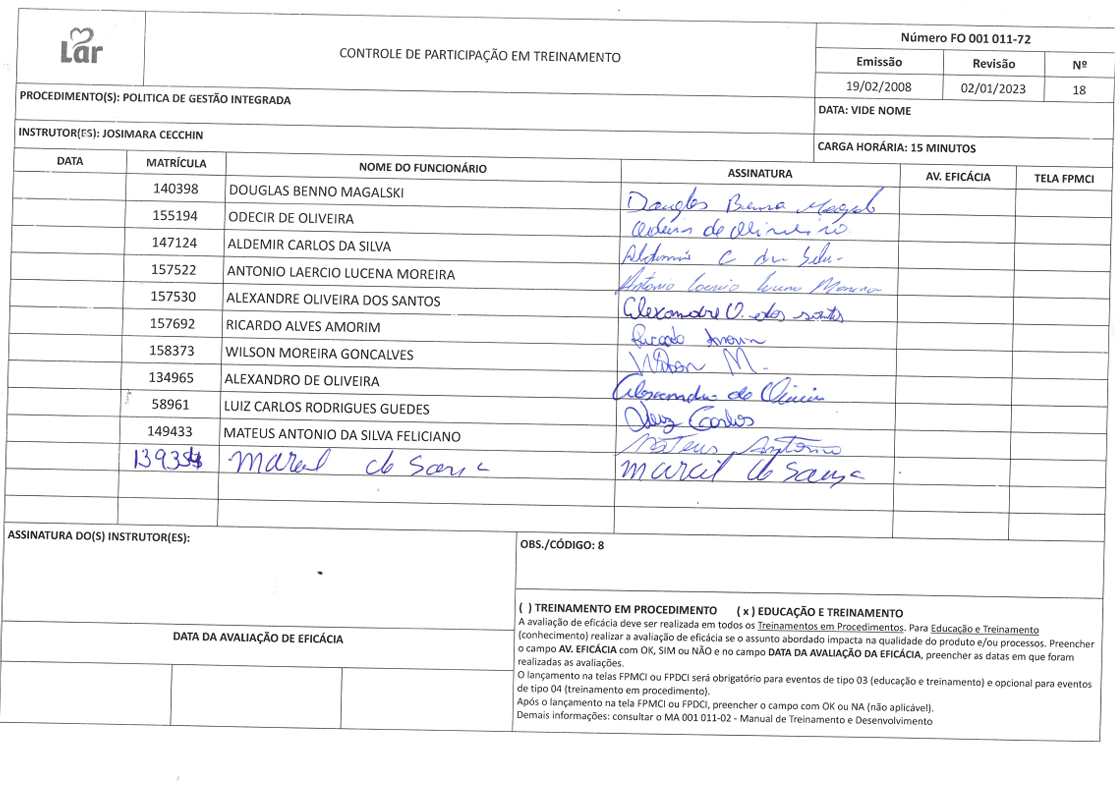
#> input picture scanner/imagem_teste.png, 1115 x 793 px
$ python -i preprocessamento_scan.py   (imports and definitions only)
#> lines starting #> are read from the running program, lines starting #| are printed output that depends on the picture; after the words box and inside, x2 and y2 are one past the last pixel; in counts of white or black regions, pixels touching at a corner belong together
"""
Pré-processamento: foto de celular → "scan padrão" (à prova de foto torta).

Pipeline Etapa A — Corrigir perspectiva (ordem importa):
  1. Grayscale
  2. Blur leve
  3. (Opcional) Fechamento morfológico antes do Canny — cola bordas quebradas
  4. Canny (bordas) — parâmetros 60–180 recomendados
  5. Fechar buracos nas bordas (dilate 3x3)
  6. Achar maior contorno retangular (folha ou, em fallback, a tabela)
  7. warpPerspective para "endireitar"
  8. Redimensionar para tamanho padrão (A4 ou largura fixa 1800–2500 px)
  9. Deskew + binarização (no fluxo principal)

Se não achar a folha: tenta a "tabela" (segundo retângulo grande) ou fallback sem warp.
"""

import cv2
import numpy as np
from typing import Optional, Tuple

# Tamanhos A4 virtuais (proporção 1:sqrt(2))
A4_200_DPI = (1654, 2339)   # width, height
A4_300_DPI = (2480, 3508)
# Largura alvo alternativa (como no pipeline recomendado: 1800–2500 px)
LARGURA_PADRAO_WARP = 2200


def _maior_contorno_retangular(
    imagem: np.ndarray,
    canny_low: int = 60,
    canny_high: int = 180,
    usar_fechamento_morfologico: bool = True,
    area_minima_folha: int = 10000,
    area_minima_tabela: int = 5000,
) -> Optional[np.ndarray]:
    """
    Encontra o maior contorno que se aproxima de um quadrilátero (folha ou tabela).
    - Fechamento morfológico antes do Canny ajuda quando bordas estão quebradas.
    - Se não achar "folha" (area_minima_folha), tenta "tabela" (area_minima_tabela).
    Retorna os 4 pontos (não ordenados).
    """
    if len(imagem.shape) == 3:
        gray = cv2.cvtColor(imagem, cv2.COLOR_BGR2GRAY)
    else:
        gray = imagem.copy()

    blur = cv2.GaussianBlur(gray, (5, 5), 0)

    # Opcional: fechamento morfológico antes do Canny (cola bordas quebradas)
    if usar_fechamento_morfologico:
        kernel_close = np.ones((5, 5), np.uint8)
        blur = cv2.morphologyEx(blur, cv2.MORPH_CLOSE, kernel_close)

    edged = cv2.Canny(blur, canny_low, canny_high)
    # Fechar buracos nas bordas (como no pipeline recomendado)
    edged = cv2.dilate(edged, np.ones((3, 3), np.uint8), iterations=1)

    contornos, _ = cv2.findContours(
        edged, cv2.RETR_EXTERNAL, cv2.CHAIN_APPROX_SIMPLE
    )
    contornos = sorted(contornos, key=cv2.contourArea, reverse=True)

    # Primeiro: procurar folha (maior retângulo) nos top 10
    melhor_quad = None
    for cnt in contornos[:10]:
        area = cv2.contourArea(cnt)
        if area < area_minima_folha:
            continue
        peri = cv2.arcLength(cnt, True)
        approx = cv2.approxPolyDP(cnt, 0.02 * peri, True)
        if len(approx) == 4:
            melhor_quad = approx.reshape(4, 2)
            break

    # Fallback: procurar "a tabela" (retângulo grande com área menor)
    if melhor_quad is None and area_minima_tabela < area_minima_folha:
        for cnt in contornos[:15]:
            area = cv2.contourArea(cnt)
            if area < area_minima_tabela:
                continue
            peri = cv2.arcLength(cnt, True)
            approx = cv2.approxPolyDP(cnt, 0.02 * peri, True)
            if len(approx) == 4:
                melhor_quad = approx.reshape(4, 2)
                break

    if melhor_quad is None:
        # Último fallback: limiar adaptativo (documentos com pouco contraste)
        thresh = cv2.adaptiveThreshold(
            blur, 255, cv2.ADAPTIVE_THRESH_GAUSSIAN_C, cv2.THRESH_BINARY, 11, 2
        )
        contornos2, _ = cv2.findContours(
            thresh, cv2.RETR_EXTERNAL, cv2.CHAIN_APPROX_SIMPLE
        )
        contornos2 = sorted(contornos2, key=cv2.contourArea, reverse=True)
        for cnt in contornos2[:10]:
            area = cv2.contourArea(cnt)
            if area < area_minima_tabela:
                continue
            peri = cv2.arcLength(cnt, True)
            approx = cv2.approxPolyDP(cnt, 0.02 * peri, True)
            if len(approx) == 4:
                melhor_quad = approx.reshape(4, 2)
                break

    return melhor_quad


def _ordenar_pontos(pts: np.ndarray) -> np.ndarray:
    """
    Ordena 4 pontos na ordem: top-left, top-right, bottom-right, bottom-left.
    """
    pts = np.array(pts, dtype=np.float32)
    # Ordenar por y: os dois primeiros são o "topo", os dois últimos a "base"
    ordem_y = np.argsort(pts[:, 1])
    topo = pts[ordem_y[:2]]
    base = pts[ordem_y[2:]]
    # No topo: menor x = top-left, maior x = top-right
    topo = topo[np.argsort(topo[:, 0])]
    tl, tr = topo[0], topo[1]
    # Na base: menor x = bottom-left, maior x = bottom-right
    base = base[np.argsort(base[:, 0])]
    bl, br = base[0], base[1]
    return np.array([tl, tr, br, bl], dtype=np.float32)


def _warp_perspectiva(imagem: np.ndarray, pts: np.ndarray) -> np.ndarray:
    """Aplica transformação de perspectiva para retificar a folha."""
    pts = _ordenar_pontos(pts)
    (tl, tr, br, bl) = pts

    largura_superior = np.linalg.norm(tr - tl)
    largura_inferior = np.linalg.norm(br - bl)
    w = max(int(largura_superior), int(largura_inferior))

    altura_esq = np.linalg.norm(bl - tl)
    altura_dir = np.linalg.norm(br - tr)
    h = max(int(altura_esq), int(altura_dir))

    dst = np.array([
        [0, 0],
        [w - 1, 0],
        [w - 1, h - 1],
        [0, h - 1]
    ], dtype=np.float32)

    M = cv2.getPerspectiveTransform(pts, dst)
    return cv2.warpPerspective(imagem, M, (w, h), flags=cv2.INTER_LINEAR)


def _deskew(imagem: np.ndarray) -> np.ndarray:
    """
    Corrige pequena inclinação (skew) da folha já retificada.
    Usa minAreaRect para estimar o ângulo.
    """
    if len(imagem.shape) == 3:
        gray = cv2.cvtColor(imagem, cv2.COLOR_BGR2GRAY)
    else:
        gray = imagem.copy()

    # Binarizar para detectar ângulo
    binario = cv2.adaptiveThreshold(
        gray, 255, cv2.ADAPTIVE_THRESH_GAUSSIAN_C, cv2.THRESH_BINARY, 15, 10
    )
    coords = np.column_stack(np.where(binario == 0))
    if coords.size < 100:
        return imagem

    angle = cv2.minAreaRect(coords)[-1]
    # minAreaRect retorna -90 a 0; normalizar para rotação em torno de 0
    if angle < -45:
        angle = 90 + angle
    elif angle > 45:
        angle = angle - 90

    # Só corrigir se inclinação relevante (evitar tremores)
    if abs(angle) < 0.3:
        return imagem

    h, w = imagem.shape[:2]
    centro = (w // 2, h // 2)
    M = cv2.getRotationMatrix2D(centro, angle, 1.0)
    return cv2.warpAffine(
        imagem, M, (w, h),
        flags=cv2.INTER_CUBIC,
        borderMode=cv2.BORDER_REPLICATE
    )


def _normalizar_tamanho(
    imagem: np.ndarray,
    largura: int,
    altura: int,
    manter_proporcao: bool = False
) -> np.ndarray:
    """
    Redimensiona para o tamanho alvo (ex.: A4 virtual).
    Se manter_proporcao=True, encaixa na caixa mantendo proporção e faz padding.
    """
    h, w = imagem.shape[:2]
    if manter_proporcao:
        scale = min(largura / w, altura / h)
        nw, nh = int(w * scale), int(h * scale)
        resized = cv2.resize(imagem, (nw, nh), interpolation=cv2.INTER_LINEAR)
        # Padding para atingir exatamente largura x altura
        pad_w = (largura - nw) // 2
        pad_h = (altura - nh) // 2
        result = np.ones((altura, largura), dtype=imagem.dtype) * 255
        if len(imagem.shape) == 3:
            result = np.stack([result] * 3, axis=-1)
        result[pad_h:pad_h + nh, pad_w:pad_w + nw] = resized
        return result
    return cv2.resize(imagem, (largura, altura), interpolation=cv2.INTER_LINEAR)


def _binarizar_adaptativo(imagem: np.ndarray) -> np.ndarray:
    """Binarização com threshold adaptativo (scan padrão)."""
    if len(imagem.shape) == 3:
        gray = cv2.cvtColor(imagem, cv2.COLOR_BGR2GRAY)
    else:
        gray = imagem.copy()

    return cv2.adaptiveThreshold(
        gray, 255,
        cv2.ADAPTIVE_THRESH_GAUSSIAN_C,
        cv2.THRESH_BINARY,
        blockSize=15,
        C=10
    )


def normalizar_para_scan(
    imagem: np.ndarray,
    tamanho_a4: Optional[Tuple[int, int]] = None,
    target_width: Optional[int] = None,
    aplicar_deskew: bool = True,
    aplicar_binarizacao: bool = True,
    retornar_bgr: bool = True,
    usar_fechamento_morfologico: bool = True,
    canny_low: int = 60,
    canny_high: int = 180,
) -> np.ndarray:
    """
    Pipeline completo: foto → scan padrão (à prova de foto torta).
    Etapa A: perspectiva (folha ou tabela) + warp + redimensionar (A4 ou largura fixa 1800–2500).

    Args:
        imagem: Imagem BGR (OpenCV) ou grayscale.
        tamanho_a4: (largura, altura) do A4 virtual. Se None e target_width não informado, usa A4_200_DPI.
        target_width: Se informado, redimensiona por largura fixa (ex.: 2200) mantendo proporção (recomendado 1800–2500).
        aplicar_deskew: Se True, corrige inclinação após o warp.
        aplicar_binarizacao: Se True, aplica threshold adaptativo no final.
        retornar_bgr: Se True, retorna 3 canais (BGR).
        usar_fechamento_morfologico: Se True, faz fechamento morfológico antes do Canny (cola bordas quebradas).
        canny_low, canny_high: Limiares do Canny (recomendado 60–180).

    Returns:
        Imagem normalizada (reto, tamanho padrão, binária ou cinza).
    """
    if imagem is None or imagem.size == 0:
        return imagem

    if tamanho_a4 is None and target_width is None:
        tamanho_a4 = A4_200_DPI

    # 1. Tons de cinza
    if len(imagem.shape) == 3:
        gray = cv2.cvtColor(imagem, cv2.COLOR_BGR2GRAY)
    else:
        gray = imagem.copy()

    # 2. Blur leve (reduzir ruído)
    blur = cv2.GaussianBlur(gray, (5, 5), 0)

    # 3 e 4. Contorno da folha (ou tabela) + perspectiva
    quad = _maior_contorno_retangular(
        imagem,
        canny_low=canny_low,
        canny_high=canny_high,
        usar_fechamento_morfologico=usar_fechamento_morfologico,
    )
    if quad is not None:
        # Warp na imagem colorida (ou cinza) para preservar qualidade
        img_warp = _warp_perspectiva(imagem, quad)
    else:
        # Fallback: usar imagem com blur (reduz ruído), sem warp
        if len(imagem.shape) == 3:
            img_warp = cv2.cvtColor(blur, cv2.COLOR_GRAY2BGR)
        else:
            img_warp = blur

    # 5. Deskew
    if aplicar_deskew:
        img_warp = _deskew(img_warp)

    # 6. Normalizar tamanho: largura fixa (ex. 2200) ou A4 virtual
    h, w = img_warp.shape[:2]
    if target_width is not None:
        scale = target_width / w
        new_w = target_width
        new_h = int(h * scale)
        img_norm = cv2.resize(img_warp, (new_w, new_h), interpolation=cv2.INTER_CUBIC)
    elif tamanho_a4 is not None:
        largura, altura = tamanho_a4
        img_norm = _normalizar_tamanho(img_warp, largura, altura, manter_proporcao=True)
    else:
        img_norm = img_warp

    # 7. Binarizar
    if aplicar_binarizacao:
        img_final = _binarizar_adaptativo(img_norm)
    else:
        if len(img_norm.shape) == 3:
            img_final = cv2.cvtColor(img_norm, cv2.COLOR_BGR2GRAY)
        else:
            img_final = img_norm

    if retornar_bgr and len(img_final.shape) == 2:
        img_final = cv2.cvtColor(img_final, cv2.COLOR_GRAY2BGR)

    return img_final


# [29 lines left out: function normalizar_arquivo_para_scan, not called in this run]

>>> import cv2
>>> picture = cv2.imread('imagem_teste.png')
#> picture is the input picture: shape (793, 1115, 3); mean B, G, R 243.7, 242.7, 242.7
>>> result = normalizar_para_scan(picture)
#> in _maior_contorno_retangular, `edged = cv2.Canny(blur, canny_low, canny_high)`:
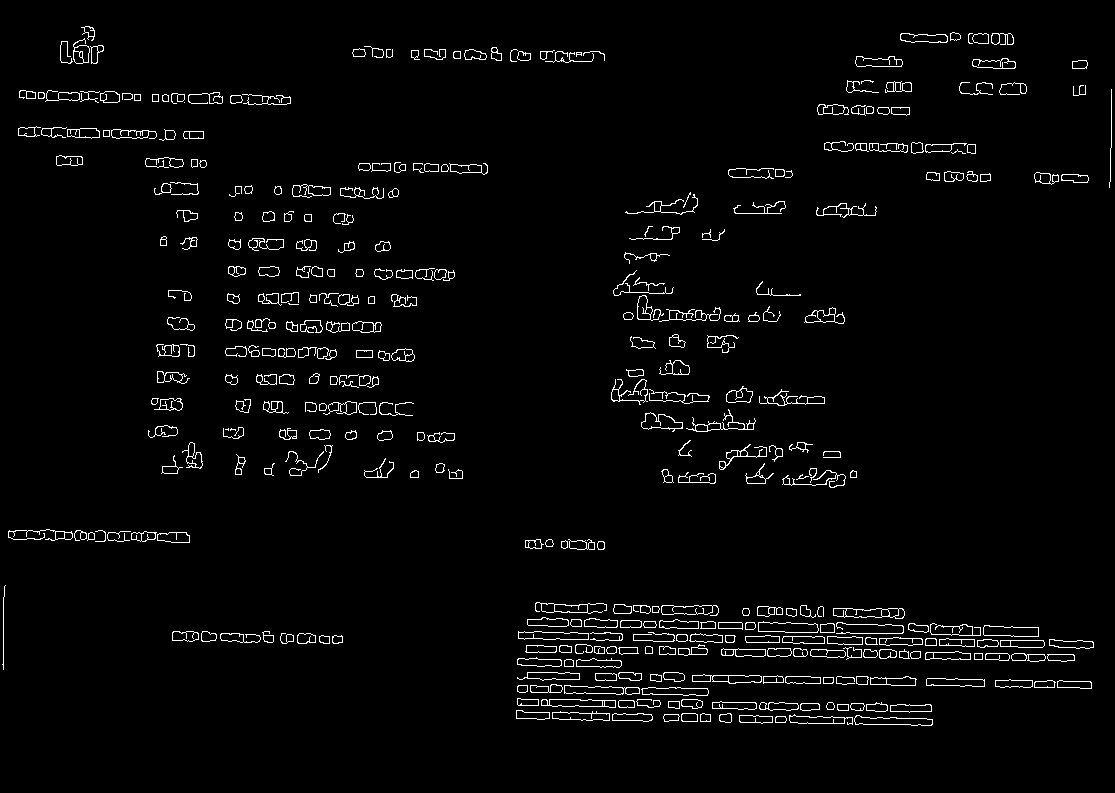
#> edged: shape (793, 1115); 2.7% white in thin lines or dots, all inside (x1, y1, x2, y2) = (2, 26, 1112, 726)
#> in _maior_contorno_retangular, `edged = cv2.dilate(edged, np.ones((3, 3), np.uint8), iterations=1)`:
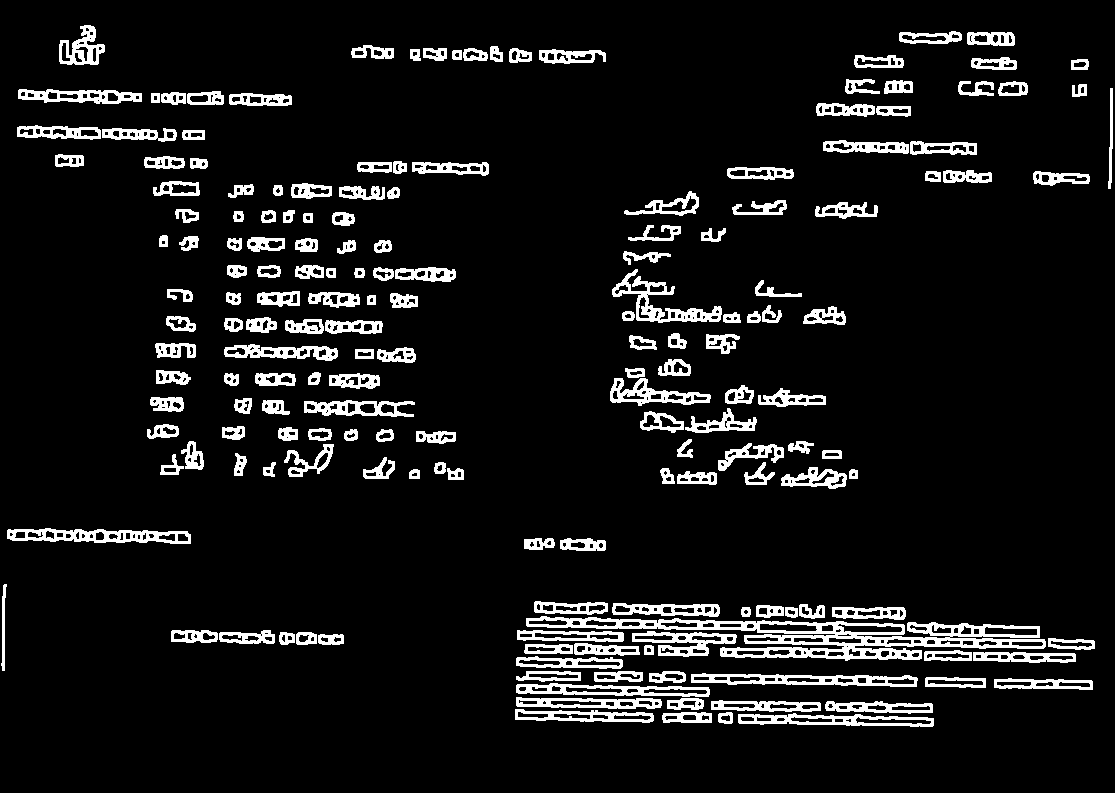
#> edged: shape (793, 1115); 8.5% white; 181 white regions
#> in _maior_contorno_retangular, `contornos, _ = cv2.findContours( edged, cv2.RETR_EXTERNAL, cv2.CHAIN_A..`: contornos = 181 contours; largest, box (x1, y1, x2, y2) and area: (526, 616, 1046, 661) 9584, (691, 673, 918, 687) 1974, (7, 528, 191, 544) 1938, (612, 269, 722, 323) 1687, (516, 683, 710, 697) 1686
#> the loop in _maior_contorno_retangular, `for cnt in contornos[:10]:` made 10 passes
#> area on passes 1 to 8: 9584, 1973.5, 1937.5, 1687, 1686.5, 1683, 1414, 1323.5
#> the loop in _maior_contorno_retangular, `for cnt in contornos[:15]:` made 15 passes
#> in _maior_contorno_retangular, `thresh = cv2.adaptiveThreshold( blur, 255, cv2.ADAPTIVE_THRESH_GAUSSIA..`:
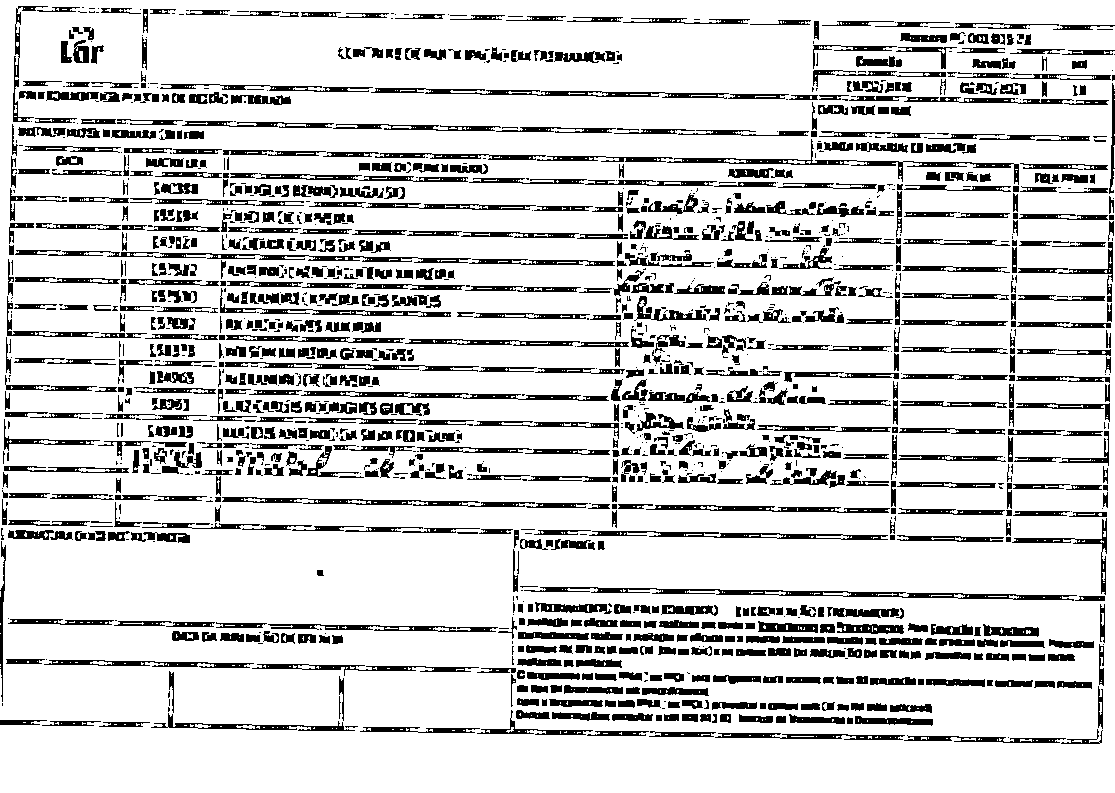
#> thresh: shape (793, 1115); 82.2% white; 1587 black regions (568 under 20 px)
#> in _maior_contorno_retangular, `contornos2, _ = cv2.findContours( thresh, cv2.RETR_EXTERNAL, cv2.CHAIN..`: contornos2 = 18 contours, 17 with area under 20; largest, box (x1, y1, x2, y2) and area: (0, 0, 1115, 793) 880620
#> the loop in _maior_contorno_retangular, `for cnt in contornos2[:10]:` made 1 pass
#> (area, peri, melhor_quad) on pass 1: (880619.5, 4463.5, [[0, 0], [0, 792], [1114, 792], [1114, 0]])
#> in normalizar_para_scan, `quad = _maior_contorno_retangular( imagem, canny_low=canny_low, canny_..`: quad = [[0, 0], [0, 792], [1114, 792], [1114, 0]]
#> in _ordenar_pontos, `ordem_y = np.argsort(pts[:, 1])`: ordem_y = [0, 3, 1, 2]
#> in _ordenar_pontos, `topo = pts[ordem_y[:2]]`: topo = [[0, 0], [1114, 0]]
#> in _ordenar_pontos, `base = pts[ordem_y[2:]]`: base = [[0, 792], [1114, 792]]
#> in _ordenar_pontos, `tl, tr = topo[0], topo[1]`: tl = [0, 0]; tr = [1114, 0]
#> in _ordenar_pontos, `bl, br = base[0], base[1]`: bl = [0, 792]; br = [1114, 792]
#> in _warp_perspectiva, `pts = _ordenar_pontos(pts)`: pts = [[0, 0], [1114, 0], [1114, 792], [0, 792]]
#> in _warp_perspectiva, `(tl, tr, br, bl) = pts`: tl = [0, 0]; tr = [1114, 0]; br = [1114, 792]; bl = [0, 792]
#> in _warp_perspectiva, `largura_superior = np.linalg.norm(tr - tl)`: largura_superior = 1114
#> in _warp_perspectiva, `altura_esq = np.linalg.norm(bl - tl)`: altura_esq = 792
#> in _warp_perspectiva, `dst = np.array([ [0, 0], [w - 1, 0], [w - 1, h - 1], [0, h - 1] ], dty..`: dst = [[0, 0], [1113, 0], [1113, 791], [0, 791]]
#> in _warp_perspectiva, `M = cv2.getPerspectiveTransform(pts, dst)`: M = [[0.999, 0, 0], [0, 0.999, 0], [0, 0, 1]]
#> in _deskew, `binario = cv2.adaptiveThreshold( gray, 255, cv2.ADAPTIVE_THRESH_GAUSSI..`:
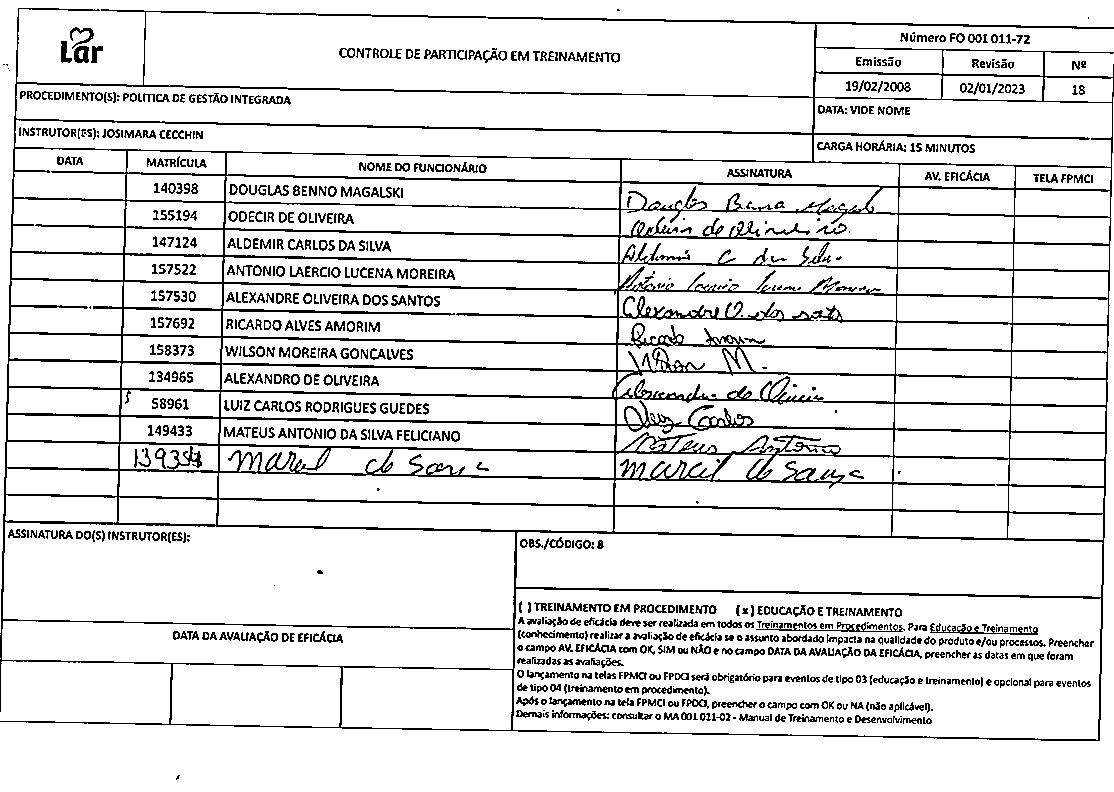
#> binario: shape (792, 1114); 88.7% white; black in thin lines or dots
#> in _deskew, `coords = np.column_stack(np.where(binario == 0))`: coords = 99967 pairs, first value 8 to 779, second value 0 to 1113
#> in _deskew, `angle = cv2.minAreaRect(coords)[-1]`: angle = -0.102
#> in _binarizar_adaptativo, `return cv2.adaptiveThreshold( gray, 255, cv2.ADAPTIVE_THRESH_GAUSSIAN_..`:
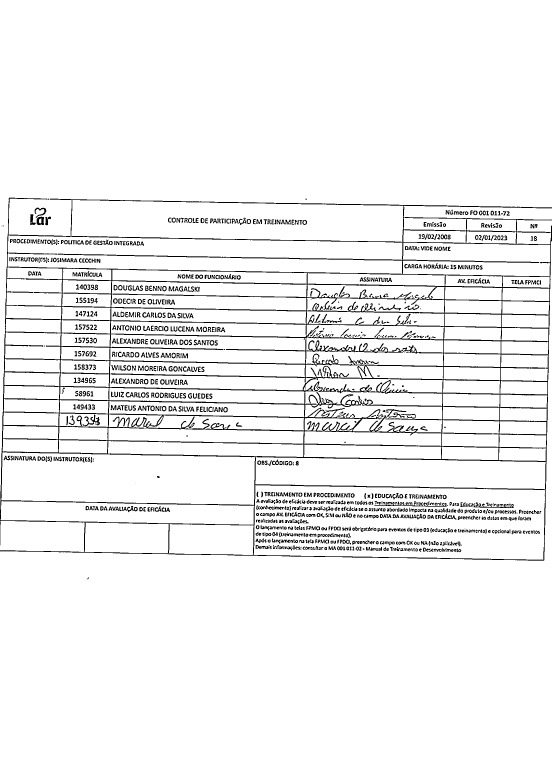
#> returned value: shape (2339, 1654) (shown at 1/3 size); 94.6% white; 1148 black regions (105 under 20 px), largest, box (x1, y1, x2, y2) and area: (0, 593, 1654, 1682) 127559, (1123, 1504, 1340, 1520) 793, (1380, 1507, 1542, 1524) 728
